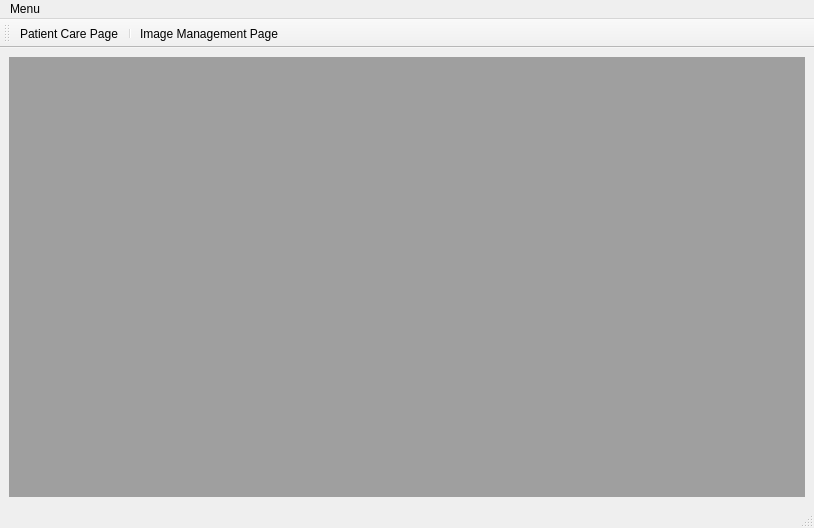
<?xml version="1.0" encoding="UTF-8"?>
<ui version="4.0">
 <class>MainWindow</class>
 <widget class="QMainWindow" name="MainWindow">
  <property name="geometry">
   <rect>
    <x>0</x>
    <y>0</y>
    <width>814</width>
    <height>528</height>
   </rect>
  </property>
  <property name="windowTitle">
   <string>MainWindow</string>
  </property>
  <property name="iconSize">
   <size>
    <width>18</width>
    <height>18</height>
   </size>
  </property>
  <widget class="QWidget" name="centralwidget">
   <layout class="QVBoxLayout" name="verticalLayout">
    <item>
     <widget class="QSplitter" name="splitter">
      <property name="orientation">
       <enum>Qt::Horizontal</enum>
      </property>
      <widget class="QMdiArea" name="mdiArea">
       <property name="viewMode">
        <enum>QMdiArea::SubWindowView</enum>
       </property>
       <property name="documentMode">
        <bool>false</bool>
       </property>
      </widget>
     </widget>
    </item>
   </layout>
  </widget>
  <widget class="QMenuBar" name="menubar">
   <property name="geometry">
    <rect>
     <x>0</x>
     <y>0</y>
     <width>814</width>
     <height>17</height>
    </rect>
   </property>
   <widget class="QMenu" name="menuFile">
    <property name="title">
     <string>Menu</string>
    </property>
    <addaction name="actionQuit"/>
   </widget>
   <addaction name="menuFile"/>
  </widget>
  <widget class="QStatusBar" name="statusbar"/>
  <widget class="QToolBar" name="toolBar">
   <property name="windowTitle">
    <string>toolBar</string>
   </property>
   <attribute name="toolBarArea">
    <enum>TopToolBarArea</enum>
   </attribute>
   <attribute name="toolBarBreak">
    <bool>false</bool>
   </attribute>
   <addaction name="actionPatient_Care_Page"/>
   <addaction name="separator"/>
   <addaction name="actionImage_Management_Page"/>
  </widget>
  <action name="actionQuit">
   <property name="text">
    <string>Quit</string>
   </property>
  </action>
  <action name="actionPatient_Care_Page">
   <property name="text">
    <string>Patient Care Page</string>
   </property>
  </action>
  <action name="actionImage_Management_Page">
   <property name="text">
    <string>Image Management Page</string>
   </property>
  </action>
 </widget>
 <resources/>
 <connections/>
</ui>
